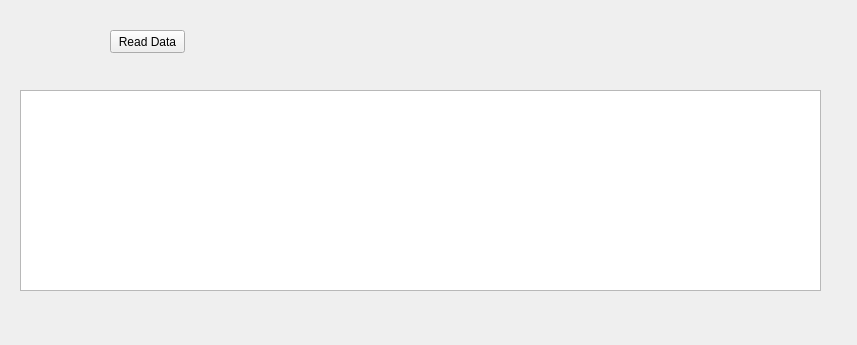
<?xml version="1.0" encoding="UTF-8"?>
<ui version="4.0">
 <class>test_form1</class>
 <widget class="QWidget" name="test_form1">
  <property name="geometry">
   <rect>
    <x>0</x>
    <y>0</y>
    <width>857</width>
    <height>345</height>
   </rect>
  </property>
  <property name="windowTitle">
   <string>TableGrid显示</string>
  </property>
  <widget class="QPushButton" name="btn_read">
   <property name="geometry">
    <rect>
     <x>110</x>
     <y>30</y>
     <width>75</width>
     <height>23</height>
    </rect>
   </property>
   <property name="text">
    <string>Read Data</string>
   </property>
  </widget>
  <widget class="QTableWidget" name="TW_01">
   <property name="geometry">
    <rect>
     <x>20</x>
     <y>90</y>
     <width>801</width>
     <height>201</height>
    </rect>
   </property>
  </widget>
 </widget>
 <resources/>
 <connections>
  <connection>
   <sender>btn_read</sender>
   <signal>clicked()</signal>
   <receiver>test_form1</receiver>
   <slot>p_readData()</slot>
   <hints>
    <hint type="sourcelabel">
     <x>145</x>
     <y>46</y>
    </hint>
    <hint type="destinationlabel">
     <x>311</x>
     <y>58</y>
    </hint>
   </hints>
  </connection>
 </connections>
 <slots>
  <slot>p_readData()</slot>
 </slots>
</ui>
